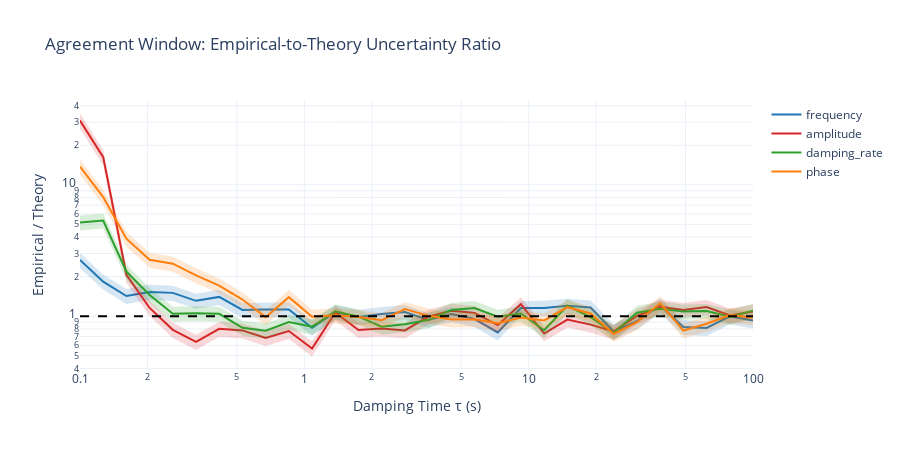

Write notebook code for a chart like this one.
### Code cell
ratio_fig = go.Figure()

ratio_colors = {
    "frequency": "#1f77b4",
    "amplitude": "#d62728",
    "damping_rate": "#2ca02c",
    "phase": "#ff7f0e",
}
ratio_fillcolors = {
    "frequency": "rgba(31, 119, 180, 0.18)",
    "amplitude": "rgba(214, 39, 40, 0.18)",
    "damping_rate": "rgba(44, 160, 44, 0.18)",
    "phase": "rgba(255, 127, 14, 0.18)",
}

for parameter in PARAM_ORDER:
    theory_vals = np.asarray(theory_sigma[parameter], dtype=float)
    empirical_vals = np.asarray(empirical_sigma[parameter], dtype=float)
    empirical_se_vals = np.asarray(empirical_sigma_se[parameter], dtype=float)

    ratio_vals = empirical_vals / theory_vals
    ratio_ci_vals = empirical_se_vals / theory_vals

    ratio_fig = plot_curve_with_ci(
        x=damping_times_s,
        y=ratio_vals,
        ci=ratio_ci_vals,
        fig=ratio_fig,
        curve_name=parameter,
        ci_name=f"{parameter} CI",
        curve_line={"color": ratio_colors[parameter]},
        ci_fillcolor=ratio_fillcolors[parameter],
        ci_showlegend=False,
        sort_by_x=True,
    )

ratio_fig.add_hline(y=1.0, line_dash="dash", line_color="black")
ratio_fig.update_xaxes(type="log", title_text="Damping Time τ (s)")
ratio_fig.update_yaxes(type="log", title_text="Empirical / Theory")
ratio_fig.update_layout(
    width=900,
    height=450,
    template="plotly_white",
    title="Agreement Window: Empirical-to-Theory Uncertainty Ratio",
)
ratio_fig.show()

print("success_fraction_min", float(np.min(summary_table["success_fraction"])))
print("success_fraction_mean", float(np.mean(summary_table["success_fraction"])))
